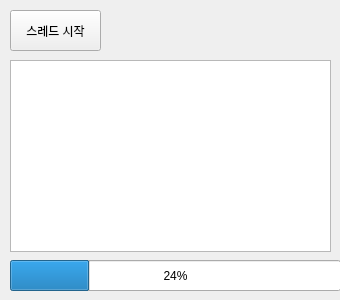
<?xml version="1.0" encoding="UTF-8"?>
<ui version="4.0">
 <class>Form</class>
 <widget class="QWidget" name="Form">
  <property name="geometry">
   <rect>
    <x>0</x>
    <y>0</y>
    <width>340</width>
    <height>300</height>
   </rect>
  </property>
  <property name="minimumSize">
   <size>
    <width>340</width>
    <height>300</height>
   </size>
  </property>
  <property name="maximumSize">
   <size>
    <width>340</width>
    <height>300</height>
   </size>
  </property>
  <property name="windowTitle">
   <string>스레드 테스트</string>
  </property>
  <widget class="QProgressBar" name="pgbTask">
   <property name="geometry">
    <rect>
     <x>10</x>
     <y>260</y>
     <width>331</width>
     <height>31</height>
    </rect>
   </property>
   <property name="value">
    <number>24</number>
   </property>
  </widget>
  <widget class="QPushButton" name="btnStart">
   <property name="geometry">
    <rect>
     <x>10</x>
     <y>10</y>
     <width>91</width>
     <height>41</height>
    </rect>
   </property>
   <property name="text">
    <string>스레드 시작</string>
   </property>
  </widget>
  <widget class="QTextBrowser" name="txbLog">
   <property name="geometry">
    <rect>
     <x>10</x>
     <y>60</y>
     <width>321</width>
     <height>192</height>
    </rect>
   </property>
  </widget>
 </widget>
 <resources/>
 <connections/>
</ui>
